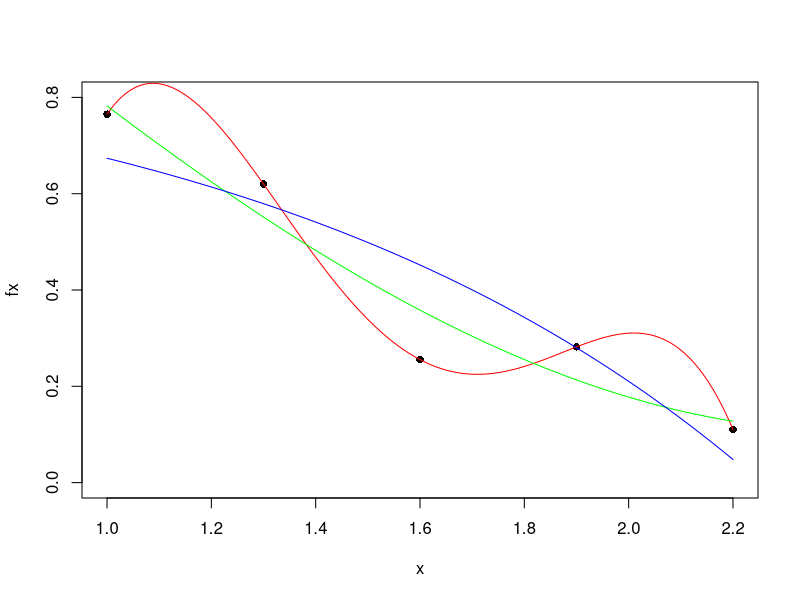
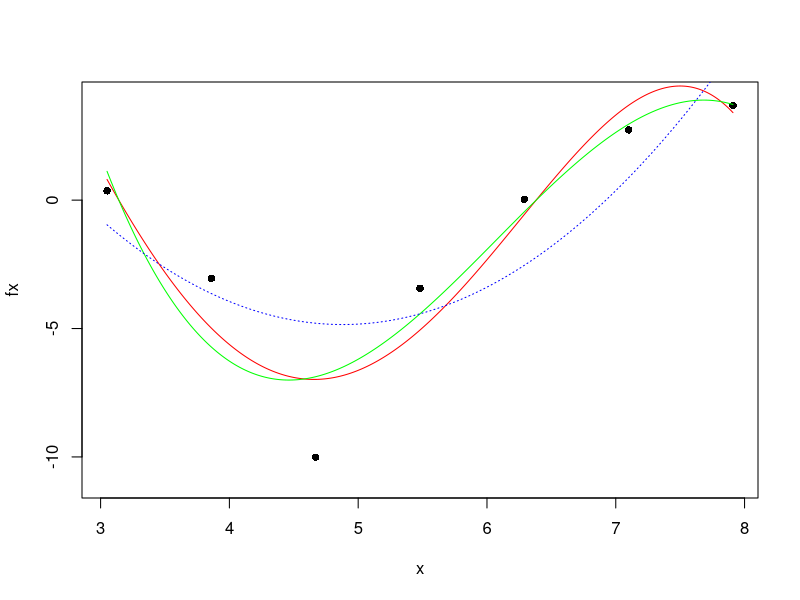

These charts were generated, in order, by the following R code: (Note: this script raises an error after producing the figures.)

# Inicializo el data frame ------------------------------------------------
x <- c(1, 1.3, 1.6, 1.9, 2.2)
fx <- c(0.7651977, 0.620086, 0.2554022, 0.2818186, 0.1103623)

df <- data.frame(x, fx)


# Polinomio de grado 4 ----------------------------------------------------
#I = as is.
#In function formula. There it is used to inhibit the interpretation of operators such as "+", "-", "*" and "^" as formula operators, so they are used as arithmetical operators. This is interpreted as a symbol by terms.formula.
MC_4 <- lm(fx ~ x + I(x^2) + I(x^3) + I(x^4), data = df)

#Genero el polinomio
polionomio_grado4 <- glue::glue("F(x) = ", round(MC_4$coefficients[[1]], 4))
for(i in 2:length(MC_4$coefficients)){
  polionomio_grado4 <- polionomio_grado4 + glue::glue(
    if(MC_4$coefficients[[i]] > 0){" + "}else{" "}, 
    round(MC_4$coefficients[[i]],4), " * x^(", (i-1), ")")
};rm(i)
polionomio_grado4

summary(MC_4)

# Gáfico ------------------------------------------------------------------
df_polinomio4 <- data.frame(x = seq(from = min(x), to = max(x), length.out = 1000))

df_polinomio4$fit = predict(MC_4, newdata = df_polinomio4)

plot(df, type = "p", pch = 16, ylim = c(0, 0.8))
lines(df_polinomio4$x, df_polinomio4$fit, lty = 1, col = "red")
  
# Polinomio de grado 3 ----------------------------------------------------
MC_3 <- lm(fx ~ x + I(x^2) + I(x^3), data = df)

#Genero el polinomio
polionomio_grado3 <- glue::glue("F(x) = ", round(MC_3$coefficients[[1]], 4))
for(i in 2:length(MC_3$coefficients)){
  polionomio_grado3 <- polionomio_grado3 + glue::glue(
    if(MC_3$coefficients[[i]] > 0){" + "}else{" "}, 
    round(MC_3$coefficients[[i]],4), " * x^(", (i-1), ")")
};rm(i)
polionomio_grado3

summary(MC_3)

# Gráfico -----------------------------------------------------------------
df_polinomio3 <- data.frame(x = seq(from = min(x), to = max(x), length.out = 1000))

df_polinomio3$fit <- predict(MC_3, newdata = df_polinomio3)

lines(df_polinomio3$x, df_polinomio3$fit, lty = 1, col = "green")



# Exponencial -------------------------------------------------------------
exponencial <- lm(fx ~ exp(x), data = df)

#Genero el polinomio
funcion_exponencial <- glue::glue("F(x) = ", round(exponencial$coefficients[[1]], 4))
for(i in 2:length(exponencial$coefficients)){
  funcion_exponencial <- funcion_exponencial + glue::glue(
    if(exponencial$coefficients[[i]] > 0){" + "}else{" "}, 
    round(exponencial$coefficients[[i]],4), " * e^(x)")
};rm(i)
funcion_exponencial

summary(exponencial)

# Gráfico -----------------------------------------------------------------
df_funcion_exponencial <- data.frame(x = seq(from = min(x), to = max(x), length.out = 1000))

df_funcion_exponencial$fit <- predict(exponencial, newdata = df_funcion_exponencial)

lines(df_funcion_exponencial$x, df_funcion_exponencial$fit, lty = 1, col = "blue")


# Ejercicio ---------------------------------------------------------------
# Inicializo el data frame ------------------------------------------------
x <- c(3.05, 3.86, 4.67, 5.48, 6.29, 7.1, 7.91)
fx <- c(0.3619, -3.048, -10.0123, -3.4302, 0.0272, 2.7344, 3.6877)

df <- data.frame(x, fx)

# Polinomio de grado 4 ----------------------------------------------------
#I = as is.
#In function formula. There it is used to inhibit the interpretation of operators such as "+", "-", "*" and "^" as formula operators, so they are used as arithmetical operators. This is interpreted as a symbol by terms.formula.
MC_4 <- lm(fx ~ x + I(x^2) + I(x^3) + I(x^4), data = df)

#Genero el polinomio
polionomio_grado4 <- glue::glue("F(x) = ", round(MC_4$coefficients[[1]], 4))
for(i in 2:length(MC_4$coefficients)){
  polionomio_grado4 <- polionomio_grado4 + glue::glue(
    if(MC_4$coefficients[[i]] > 0){" + "}else{" "}, 
    round(MC_4$coefficients[[i]],4), " * x^(", (i-1), ")")
};rm(i)
polionomio_grado4

summary(MC_4)


# Gáfico ------------------------------------------------------------------
df_polinomio <- data.frame(x = seq(from = min(x), to = max(x), length.out = 1000))

df_polinomio$fit = predict(MC_4, newdata = df_polinomio)

plot(df, type = "p", pch = 16, ylim = c(-11, 4))
lines(df_polinomio$x, df_polinomio$fit, lty = 1, col = "red")

# Polinomio de grado 3 ----------------------------------------------------
MC_3 <- lm(fx ~ x + I(x^2) + I(x^3), data = df)

#Genero el polinomio
polionomio_grado3 <- glue::glue("F(x) = ", round(MC_3$coefficients[[1]], 4))
for(i in 2:length(MC_3$coefficients)){
  polionomio_grado3 <- polionomio_grado3 + glue::glue(
    if(MC_3$coefficients[[i]] > 0){" + "}else{" "}, 
    round(MC_3$coefficients[[i]],4), " * x^(", (i-1), ")")
};rm(i)
polionomio_grado3

summary(MC_3)

# Gráfico -----------------------------------------------------------------
df_polinomio3 <- data.frame(x = seq(from = min(x), to = max(x), length.out = 1000))

df_polinomio3$fit <- predict(MC_3, newdata = df_polinomio3)

lines(df_polinomio3$x, df_polinomio3$fit, lty = 1, col = "green")

# Polinomio de grado 2 ----------------------------------------------------
MC_2 <- lm(fx ~ x + I(x^2), data = df)

#Genero el polinomio
polionomio_grado2 <- glue::glue("F(x) = ", round(MC_2$coefficients[[1]], 4))
for(i in 2:length(MC_2$coefficients)){
  polionomio_grado2 <- polionomio_grado2 + glue::glue(
    if(MC_2$coefficients[[i]] > 0){" + "}else{" "}, 
    round(MC_2$coefficients[[i]],4), " * x^(", (i-1), ")")
};rm(i)
polionomio_grado2

summary(MC_2)

# Gráfico -----------------------------------------------------------------
df_polinomio2 <- data.frame(x = seq(from = min(x), to = max(x), length.out = 1000))

df_polinomio2$fit <- predict(MC_2, newdata = df_polinomio2)

lines(df_polinomio2$x, df_polinomio2$fit, lty = 3, col = "blue")

# Polinomio de grado 2 ----------------------------------------------------
MC_1 <- lm(fx ~ x + I(x^1), data = df)

#Genero el polinomio
polionomio_grado1 <- glue::glue("F(x) = ", round(MC_1$coefficients[[1]], 4))
for(i in 2:length(MC_1$coefficients)){
  polionomio_grado1 <- polionomio_grado1 + glue::glue(
    if(MC_1$coefficients[[i]] > 0){" + "}else{" "}, 
    round(MC_1$coefficients[[i]],4), " * x^(", (i-1), ")")
};rm(i)
polionomio_grado1

summary(MC_1)

# Gráfico -----------------------------------------------------------------
df_polinomio1 <- data.frame(x = seq(from = min(x), to = max(x), length.out = 1000))

df_polinomio1$fit <- predict(MC_1, newdata = df_polinomio1)

lines(df_polinomio1$x, df_polinomio1$fit, lty = 6, col = "orange")
